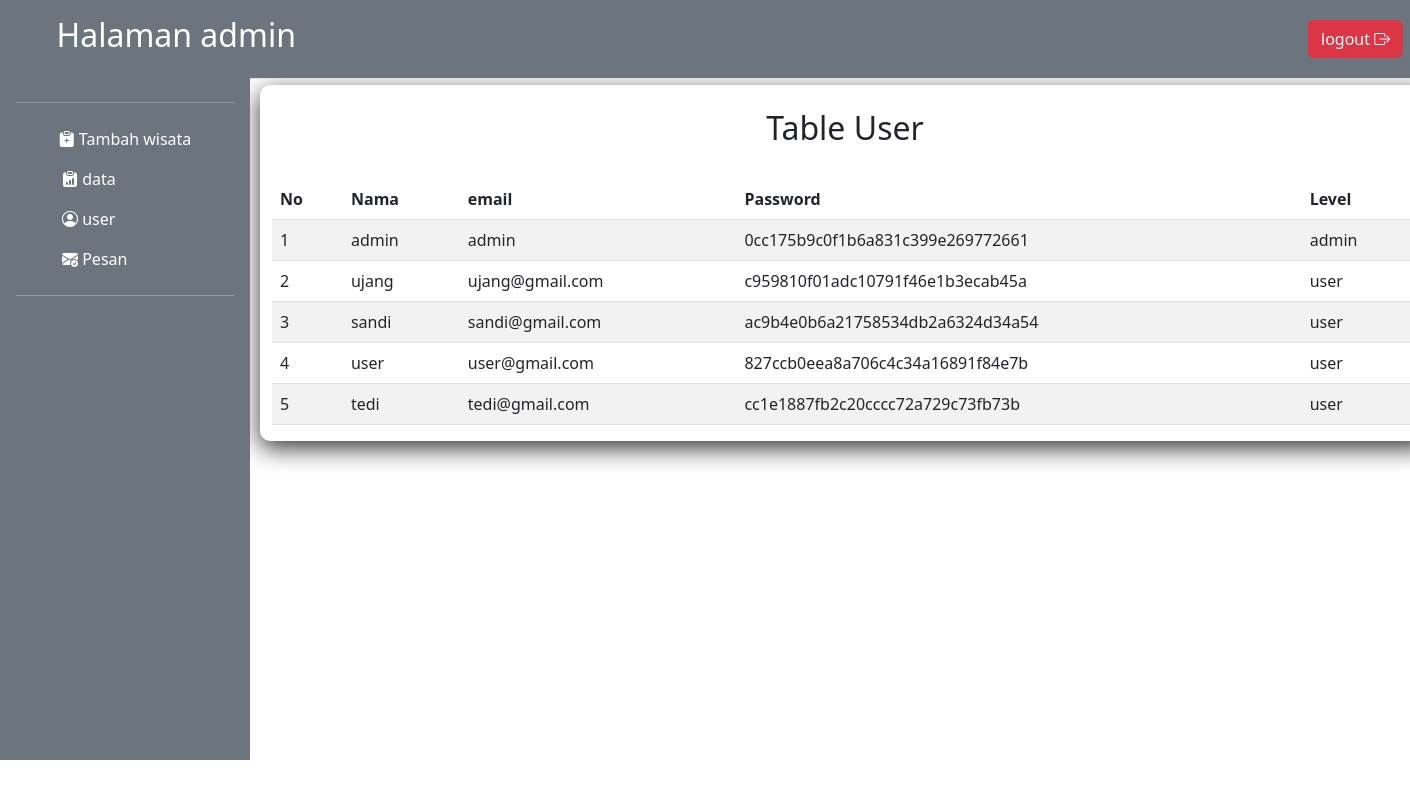
The page /admin/index.php?page=user on the database its author committed.
### tables this page shows
CREATE TABLE `tb_user` (
  `id` int(11) NOT NULL,
  `user_name` varchar(25) NOT NULL,
  `email` varchar(50) NOT NULL,
  `password` varchar(35) NOT NULL,
  `level` varchar(50) NOT NULL
);

### admin/table_user.php (the view)
<?php
include "bot.php";
?>
<div class="container" style="margin-top: 85px; box-shadow: 0 7px 25px rgba(0, 0, 0, 0.8);  border-radius: 10px; margin-left:260px; width: 1170px;"><br>
<h2 class="text-center">Table User</h2><br>
    <div class="row">
        <div class="col-md-12">
            <table id="" class="table table-striped tabel-bordered" cellspacing="0" width="100%">
                <thead>
                    <tr>
                        <th>No</th>
                        <th>Nama</th>
                        <th>email</th>
                        <th>Password</th>
                        <th>Level</th>
                    </tr>
                </thead>
                <tbody>
                <?php
                        include ('koneksi.php');
                        $query = "SELECT * FROM tb_user";
                        $select = $conn->query($query);
                        $no = 1;
                        while ($data = mysqli_fetch_array($select)){
                    ?>
                    <tr>
                        <td><?php echo $no++ ?></td>
                        <td><?php echo $data["user_name"]?></td>
                        <td><?php echo $data["email"]?></td>
                        <td><?php echo $data["password"]?></td>
                        <td><?php echo $data["level"]?></td>
                    </tr>
                    <?php }?>
                </tbody>
            </table>
        </div>
    </div>
</div>

### rows shown on the page
tb_user: user_name "admin", email "admin", password "0cc175b9c0f1b6a831c399e269772661", level "admin"
tb_user: user_name "ujang", email "ujang@gmail.com", password "c959810f01adc10791f46e1b3ecab45a", level "user"
tb_user: user_name "sandi", email "sandi@gmail.com", password "ac9b4e0b6a21758534db2a6324d34a54", level "user"
tb_user: user_name "user", email "user@gmail.com", password "827ccb0eea8a706c4c34a16891f84e7b", level "user"
tb_user: user_name "tedi", email "tedi@gmail.com", password "cc1e1887fb2c20cccc72a729c73fb73b", level "user"
